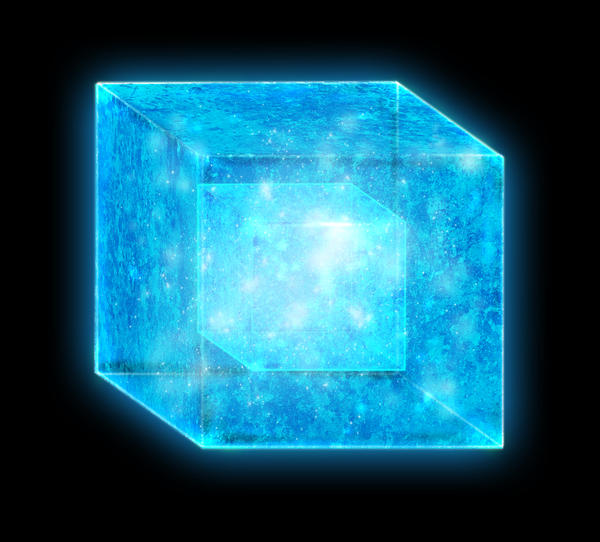
#> input picture src/computer_vision/assets/tesseract.jpg, 600 x 542 px
$ python image_test.py
#> lines starting #> are read from the running program, lines starting #| are printed output that depends on the picture

# Import path for file-path reliability
# Import OpenCV for image processing
from pathlib import Path
import cv2

# Build path to test image relative to file; must be JPG
image_path = Path(__file__).parent / "assets" / "tesseract.jpg"

# Load image in grayscale
img = cv2.imread(str(image_path), 0)
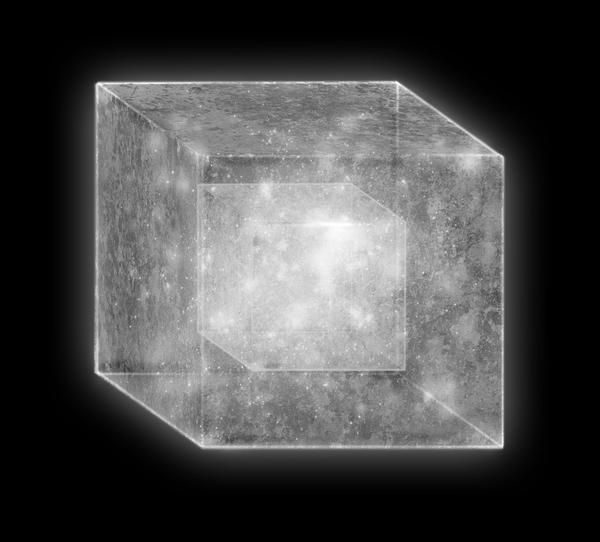
#> img: shape (542, 600); min 0, max 255, mean 73.3

# Verify successful image load
if img is None:
    print("Failed to load image:", image_path)
else:
    # Displays image; waits until key pressed
    cv2.imshow('Image', img)
    cv2.waitKey(0)
    cv2.destroyAllWindows()
